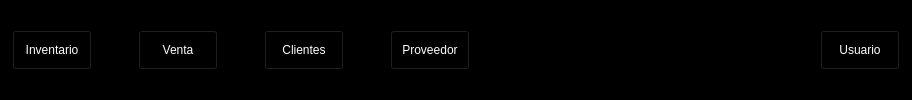
      <widget class="QFrame" name="frame_control">
       <property name="minimumSize">
        <size>
         <width>200</width>
         <height>55</height>
        </size>
       </property>
       <property name="maximumSize">
        <size>
         <width>16777215</width>
         <height>25000</height>
        </size>
       </property>
       <property name="styleSheet">
        <string notr="true">QFrame{
background-color: rgb(0,0,0);
}


QPushButton{
background-color: rgb(0,0,0);

color: rgb(255,255,255);
font: 77 10pt &quot;Arial Black&quot;;

}

QPushButton:hover{
background-color: white;

color: rgb(0,0,0);
font: 77 10pt &quot;Arial Black&quot;;
}
</string>
       </property>
       <property name="frameShape">
        <enum>QFrame::StyledPanel</enum>
       </property>
       <property name="frameShadow">
        <enum>QFrame::Raised</enum>
       </property>
       <layout class="QHBoxLayout" name="horizontalLayout_5">
        <item>
         <widget class="QPushButton" name="btn_inventario">
          <property name="minimumSize">
           <size>
            <width>0</width>
            <height>40</height>
           </size>
          </property>
          <property name="text">
           <string>Inventario</string>
          </property>
          <property name="icon">
           <iconset>
            <normalon>../Imagenes/inventario.png</normalon>
           </iconset>
          </property>
          <property name="iconSize">
           <size>
            <width>35</width>
            <height>35</height>
           </size>
          </property>
         </widget>
        </item>
        <item>
         <spacer name="horizontalSpacer_3">
          <property name="orientation">
           <enum>Qt::Horizontal</enum>
          </property>
          <property name="sizeHint" stdset="0">
           <size>
            <width>40</width>
            <height>20</height>
           </size>
          </property>
         </spacer>
        </item>
        <item>
         <widget class="QPushButton" name="btn_venta">
          <property name="minimumSize">
           <size>
            <width>0</width>
            <height>40</height>
           </size>
          </property>
          <property name="text">
           <string>Venta</string>
          </property>
          <property name="icon">
           <iconset>
            <normaloff>../Imagenes/carrito-de-compras.png</normaloff>../Imagenes/carrito-de-compras.png</iconset>
          </property>
          <property name="iconSize">
           <size>
            <width>35</width>
            <height>35</height>
           </size>
          </property>
         </widget>
        </item>
        <item>
         <spacer name="horizontalSpacer_4">
          <property name="orientation">
           <enum>Qt::Horizontal</enum>
          </property>
          <property name="sizeHint" stdset="0">
           <size>
            <width>40</width>
            <height>20</height>
           </size>
          </property>
         </spacer>
        </item>
        <item>
         <widget class="QPushButton" name="btn_cliente">
          <property name="minimumSize">
           <size>
            <width>0</width>
            <height>40</height>
           </size>
          </property>
          <property name="text">
           <string>Clientes</string>
          </property>
          <property name="icon">
           <iconset>
            <normalon>../Imagenes/personas.png</normalon>
           </iconset>
          </property>
          <property name="iconSize">
           <size>
            <width>35</width>
            <height>35</height>
           </size>
          </property>
         </widget>
        </item>
        <item>
         <spacer name="horizontalSpacer_9">
          <property name="orientation">
           <enum>Qt::Horizontal</enum>
          </property>
          <property name="sizeHint" stdset="0">
           <size>
            <width>40</width>
            <height>20</height>
           </size>
          </property>
         </spacer>
        </item>
        <item>
         <widget class="QPushButton" name="btn_proveedor">
          <property name="minimumSize">
           <size>
            <width>0</width>
            <height>40</height>
           </size>
          </property>
          <property name="text">
           <string>Proveedor</string>
          </property>
          <property name="icon">
           <iconset>
            <normaloff>../Imagenes/mensajero.png</normaloff>../Imagenes/mensajero.png</iconset>
          </property>
          <property name="iconSize">
           <size>
            <width>35</width>
            <height>35</height>
           </size>
          </property>
         </widget>
        </item>
        <item>
         <spacer name="horizontalSpacer_7">
          <property name="orientation">
           <enum>Qt::Horizontal</enum>
          </property>
          <property name="sizeHint" stdset="0">
           <size>
            <width>344</width>
            <height>20</height>
           </size>
          </property>
         </spacer>
        </item>
        <item>
         <widget class="QPushButton" name="btn_usuario">
          <property name="minimumSize">
           <size>
            <width>0</width>
            <height>40</height>
           </size>
          </property>
          <property name="text">
           <string>Usuario</string>
          </property>
          <property name="icon">
           <iconset>
            <normaloff>../Imagenes/usuario.png</normaloff>../Imagenes/usuario.png</iconset>
          </property>
          <property name="iconSize">
           <size>
            <width>35</width>
            <height>35</height>
           </size>
          </property>
         </widget>
        </item>
       </layout>
      </widget>
